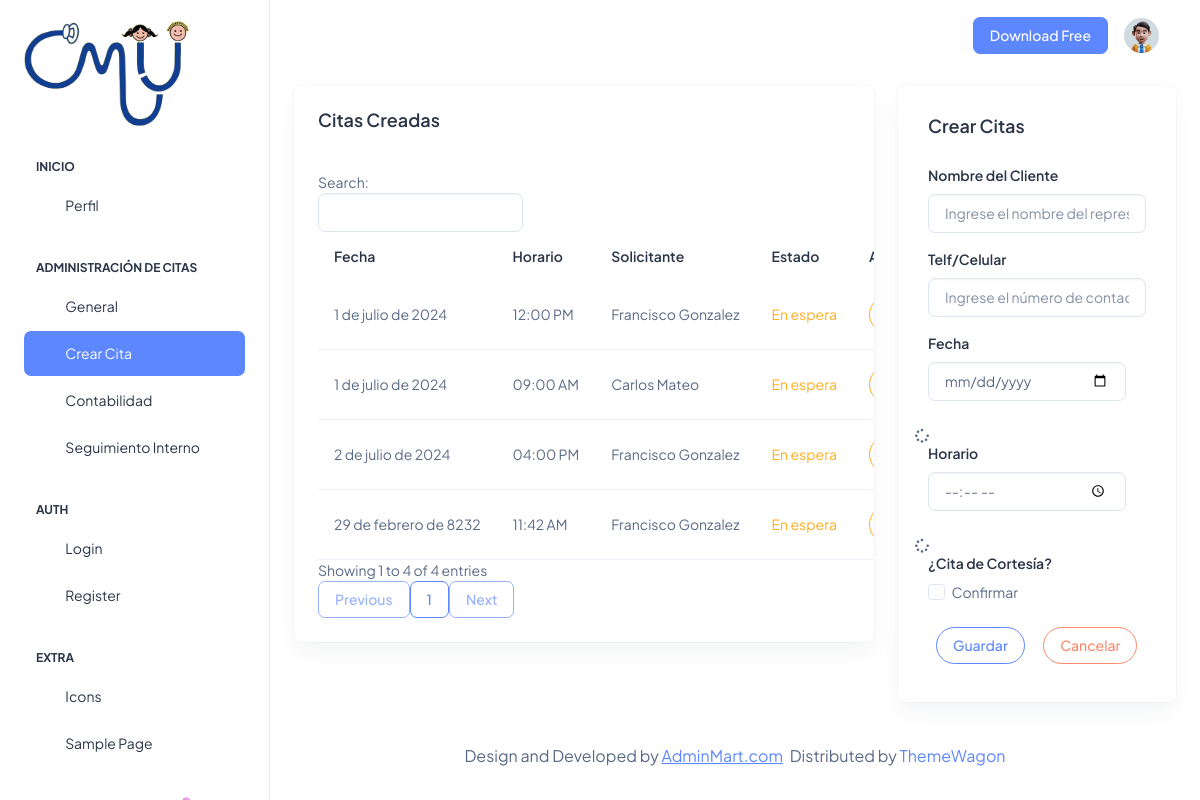
The app's page /adci_fechacitas/ (signed in) with its own data.
### Aplicaciones/Citas/models.py (models this page shows, shortened)
class CitaSol(models.Model):
    id=models.AutoField(primary_key=True)
    fech_da=models.DateField()
    time_da=models.TimeField()
    cort_da=models.BooleanField(default=False)
    nom_da=models.CharField(max_length=150)
    telf_da=models.CharField(max_length=10)
    est_da=models.BooleanField(default=False)

### Aplicaciones/Citas/views.py (the view)
# urls.py: path('adci_fechacitas/',views.adci_fechacitas),
@login_required
@custom_login_required
def adci_fechacitas (request):
    horariobdd=DiaHorario.objects.all()
    horabdd=HorasDia.objects.all()
    citabdd=CitaSol.objects.all()
    return render(request,'adci_fechacitas.html',{'horarios':horariobdd,'horas':horabdd,'citas':citabdd})

### Aplicaciones/Citas/templates/adci_fechacitas.html (shortened to what this page needs)
{% extends 'adci_plantilla.html' %}
{% block usci_contenido %}
<div class="col-lg-8">
  <div class="row">
    <div class="col-lg-12">
      <div class="card overflow-hidden">
        <div class="card-body p-4">
          <h5 class="card-title mb-9 fw-semibold">Citas Creadas</h5><br>
          <div class="row align-items-center">
            <table id="tbl_horarios" class="table text-nowrap mb-0 align-middle">
              <thead class="text-dark fs-4">
                <tr>
                  <th class="border-bottom-0">
                    <h6 class="fw-semibold mb-0">Fecha</h6>
                  </th>
                  <th class="border-bottom-0">
                    <h6 class="fw-semibold mb-0">Horario</h6>
                  </th>
                  <th class="border-bottom-0">
                    <h6 class="fw-semibold mb-0">Solicitante</h6>
                  </th>
                  <th class="border-bottom-0">
                    <h6 class="fw-semibold mb-0">Estado</h6>
                  </th>
                  <th class="border-bottom-0">
                    <h6 class="fw-semibold mb-0">Acción</h6>
                  </th>
                </tr>
              </thead>
              <tbody>
                {% for cita in citas %}
                  <tr>
                      <td>{{ cita.fech_da }}</td>
                      <td>
                          {% if cita.time_da.hour < 12 %}
                              {{ cita.time_da|time:"h:i" }} AM
                          {% else %}
                              {{ cita.time_da|time:"h:i" }} PM
                          {% endif %}
                      </td>
                      <td>{{cita.nom_da}}</td>
                      <td>
                        {% if cita.cort_da %}
                          <span class="text-success">Cortesía</span>
                        {% else %}
                          {% if cita.est_da %}
                            <span class="text-info">Realizados</span>
                          {% else %}
                            <span class="text-warning">En espera</span>
                          {% endif %}
                        {% endif %}
                      </td>
                      <td>
                        {% if cita.est_da %}
                        <span class="text-center">Sin Acciones</span>
                        {% else %}
                        <button type="button" class="btn btn-outline-warning rounded-pill" data-bs-toggle="modal" data-bs-target="#exampleModal"
                          data-id="{{ cita.id }}" data-diah="{{ cita.fech_da|date:'Y-m-d' }}" data-horario="{{ cita.time_da|time:'h:i' }}" data-nom="{{cita.nom_da}}" data-telf={{cita.telf_da}}
                          data-cortesia="{{cita.cort_da}}">
                        </button>
                        {% endif %}
                      </td>
                  </tr>
                  {% endfor %}
              </tbody>
            </table>
          </div>
        </div>
      </div>
    </div>
  </div>
</div>
<div class="col-lg-4 align-items-strech">
  <div class="card w-100">
    <div class="card-body">
      <div class="d-sm-flex d-block align-items-center justify-content-between mb-9">
        <div class="mb-3 mb-sm-0">
          <h5 class="card-title fw-semibold">Crear Citas</h5>
        </div>
      </div>
      <form action="/aggagenda_adci/" method="POST" id="vldt_dias">
        <div class="mb-3">
          <label for="nom_da" class="form-label">Nombre del Cliente</label>
          <input type="text" class="form-control" name="nom_da" id="nom_da" placeholder="Ingrese el nombre del representante">
        </div>
        <div class="mb-3">
          <label for="telf_da" class="form-label">Telf/Celular</label>
          <input type="text" class="form-control" name="telf_da" id="telf_da" placeholder="Ingrese el número de contacto">
        </div>
        <div class="row">
          <div class="mb-3 col-md-11">
            <label for="fech_da" class="form-label">Fecha</label>
            <input type="date" class="form-control" name="fech_da" id="fech_da" aria-describedby="dateHelp">
          </div>
          <div class="col-md-1 d-flex align-items-center justify-content-center">
            <i class="fas fa-spinner fa-spin" style="margin-top: 12px; margin-right:12px;" title="Esperando..."></i>
          </div>
        </div>
        <div class="row">
            <div class="mb-3 col-md-11">
              <label for="time_da" class="form-label">Horario</label>
              <input type="time" class="form-control" name="time_da" id="time_da">
            </div>
            <div class="col-md-1 d-flex align-items-center justify-content-center">
              <i class="fas fa-spinner fa-spin" style="margin-top: 12px; margin-right:12px;"></i>
            </div>
          </div>
        <label for="cort_da" class="form-label">¿Cita de Cortesía?</label>
        <div class="mb-3 form-check">
          <input type="checkbox" class="form-check-input" name="cort_da" id="cort_da">
          <label class="form-check-label" for="cort_da">Confirmar</label>
        </div>
        <button type="submit" class="btn btn-outline-primary rounded-pill m-2">Guardar</button>
        <button type="reset" name="button" class="btn btn-outline-danger rounded-pill m-2">Cancelar</button>
      </form>
    </div>
  </div>
</div>
          <br>
{% endblock %}

### records on screen
CitaSol: fech_da "1 de julio de 2024", time_da "12:00", nom_da "Francisco Gonzalez", cort_da "En espera"
CitaSol: fech_da "1 de julio de 2024", time_da "09:00", nom_da "Carlos Mateo", cort_da "En espera"
CitaSol: fech_da "2 de julio de 2024", time_da "04:00", nom_da "Francisco Gonzalez", cort_da "En espera"
CitaSol: fech_da "29 de febrero de 8232", time_da "11:42", nom_da "Francisco Gonzalez", cort_da "En espera"
